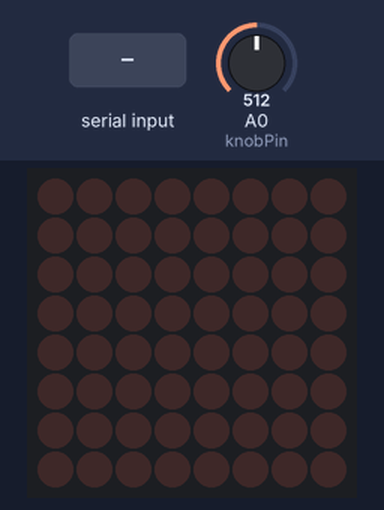
Simulated run of this sketch. Board: Arduino Uno, built with avr-gcc and run on an emulated ATmega328P. Parts: 8×8 LED matrix. Wiring (inferred from the names in the program): LED cube drawn one layer per row (orientation assumed): layers pin 6, pin 7, pin 8, pin 9, pin 2, pin 3, pin 4, pin 5; columns A2, A3, A4, A5, pin 11, pin 12, pin 10, pin 13. Inputs (shaded band) come from the test bench; at power-on: A0 (knobPin) = 512. Random numbers use the default seed unless the sketch sets one; what the sketch prints to the serial monitor is not drawn.

Above: at 1.2 s.
1.3 s: "g" received over Serial
At 1.43 s:
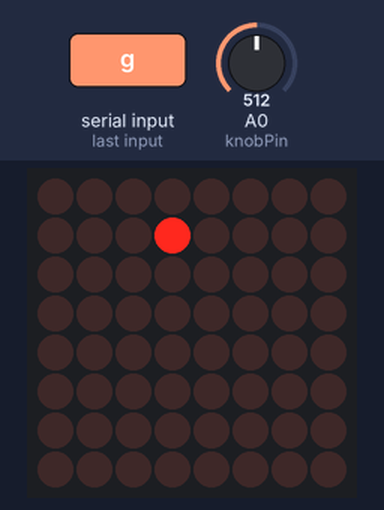
4.3 s: A0 (knobPin) set to 498
At 5.2 s:
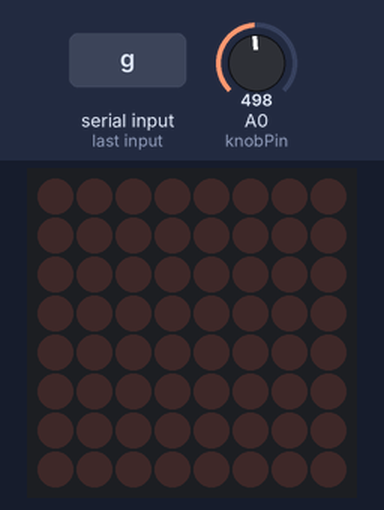
7.3 s: A0 (knobPin) set to 716
At 8.05 s:
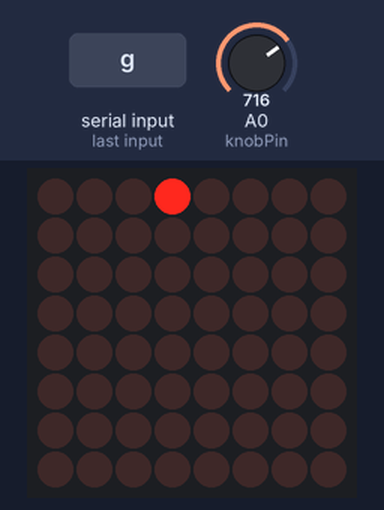
10.3 s: "s" received over Serial
At 11.4 s:
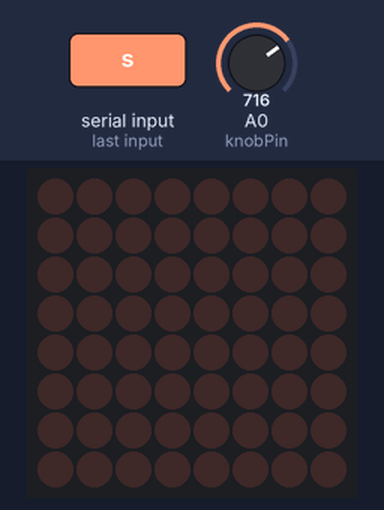
Timing chart, 0 to 13.3 s (numbered marks = the images above; inputs shaded):
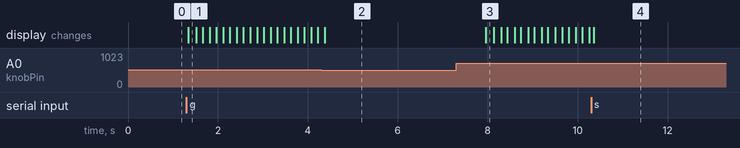

The sketch:

LEDCubePotentiometerExtension.ino
```cpp
/* LED cube potentiometer code
 *
 *
 * == Setting up the Serial Monitor ==
 * The Serial Monitor must be configured (bottom-right corner of the screen) as:
 *   - Newline (for the line ending)
 *   - Baud rate 115200
 *
 * ENGR 40M
 * July 2017
 */

// Arrays of pin numbers. Fill these in with the pins to which you connected
// your anode (+) wires and cathode (-) wires. Hint: if you order these
// intelligently, it will make your mapping getLEDState() function a lot
// simpler!
const byte ANODE_PINS[8] = {6, 7, 8, 9, 2, 3, 4, 5};
const byte CATHODE_PINS[8] = {A2, A3, A4, A5, 11, 12, 10, 13};
const byte knobPin = A0;
const long TIME_DELAY = 150;
const int MAX_RESISTOR_VALUE = 1023;

void setup()
{
  // Make all of the anode (+) wire and cathode (-) wire pins outputs
  for (byte i = 0; i < 8; i++) {
    pinMode(ANODE_PINS[i], OUTPUT);
    pinMode(CATHODE_PINS[i], OUTPUT);
  }
  // Set all LEDs to OFF state
  for (byte j = 0; j < 8; j++) {
    digitalWrite(ANODE_PINS[j], HIGH);
    digitalWrite(CATHODE_PINS[j], LOW);
  }
  pinMode(knobPin, INPUT_PULLUP);
  // Initialize serial communication
  // (to be read by Serial Monitor on your computer)
  Serial.begin(115200);
  Serial.setTimeout(100);
}

/* Function: getLEDState
 * ---------------------
 * Returns the state of the LED in a 4x4x4 pattern array, each dimension
 * representing an axis of the LED cube, that corresponds to the given anode (+)
 * wire and cathode (-) wire number.
 *
 * This function is called by display(), in order to find whether an LED for a
 * particular anode (+) wire and cathode (-) wire should be switched on.
 */
inline byte getLEDState(byte pattern[4][4][4], byte aNum, byte cNum)
{
  byte aMap = aNum % 4;
  byte cMap = cNum % 4;
  byte x;
  byte y;
  byte z;
  byte anodeZ1;
  byte anodeZ2;
  byte cathodeZ1;
  byte cathodeZ2;
  // Switch statement utilizes organization of circuitry to find x coordinate using aNum % 4
  switch (aMap) {
    case 0:
      x = 0;
    break;
    case 1:
      x = 1;
    break;
    case 2:
      x = 2;
    break;
    case 3:
      x = 3;
    break;
  }
  // Switch statement utilizes organization of circuitry to find y coordinate using cNum % 4
  switch (cMap) {
    case 0:
      y = 0;
    break;
    case 1:
      y = 1;
    break;
    case 2:
      y = 2;
    break;
    case 3:
      y = 3;
    break;
  }
  // Finds the two possible z coordinates associated with the given anode number based upon circuitry
  if (aNum == 0 || aNum == 1 || aNum == 2 || aNum == 3) {
    anodeZ1 = 1;
    anodeZ2 = 0;
  } else {
    anodeZ1 = 2;
    anodeZ2 = 3;
  }
  // Finds the two possible z coordinates associated with the given cathode number based upon the circuitry
  if (cNum == 0 || cNum == 1 || cNum == 2 || cNum == 3) {
    cathodeZ1 = 0;
    cathodeZ2 = 3;
  } else {
    cathodeZ1 = 1;
    cathodeZ2 = 2;
  }
  // Finds value of z using conditional logic
  if (cathodeZ1 == anodeZ1 || cathodeZ1 == anodeZ2) {
    z = cathodeZ1;
  } else {
    z = cathodeZ2;
  }
  return pattern[x][y][z];
}

/* Function: display
 * -----------------
 * Runs through one multiplexing cycle of the LEDs, controlling which LEDs are
 * on.
 *
 * During this function, LEDs that should be on will be turned on momentarily,
 * one row at a time. When this function returns, all the LEDs will be off
 * again, so it needs to be called continuously for LEDs to be on.
 */
void display(byte pattern[4][4][4])
{
  for (byte aNum = 0; aNum < 8; aNum++) { // iterate through anode (+) wires

    // Set up all the cathode (-) wires first
    for (byte cNum = 0; cNum < 8; cNum++) { // iterate through cathode (-) wires
      byte value = getLEDState(pattern, aNum, cNum); // look up the value
      if (value > 0) {
        digitalWrite(CATHODE_PINS[cNum], LOW);
      } else {
        digitalWrite(CATHODE_PINS[cNum], HIGH);
      }
    }

    // Activate the anode (+) wire (without condition)
    digitalWrite(ANODE_PINS[aNum], LOW);
    // Wait a short time
    delayMicroseconds(100);

    // We're now done with this row, so deactivate the anode (+) wire
    digitalWrite(ANODE_PINS[aNum], HIGH);
  }
}


/* Function: movePatternDown
 * -------------------------
 * Moves the pattern down by one. That is, ledOn[x][y][z] <- ledOn[x][y][z-1].
 * On return, the top plane (z == 3) will be a duplicate of the second plane
 * (z == 2).
 */
void movePatternDown(byte pattern[4][4][4]) {

  // Set bottom three layers equal to layer above it
  for (byte z = 3; z > 0; z--) {
    for (byte y = 3; y > 0; y--) {
      for (byte x = 3; x > 0; x--) {
        pattern[x][y][z] = pattern[x][y][z-1];
      }
    }
  }
  // Turn off top layer of LEDs

  for (byte y2 = 0; y2 < 4; y2++) {
    for (byte x2 = 0; x2 < 4; x2++) {
      pattern[x2][y2][0] = LOW;
    }
  }

}

/* Function: chooseRandomInTopPlane
 * ------------------------------
 * Replaces the top plane pattern with a number of randomly-chosen LEDs.
 */
void chooseRandomInTopPlane(byte pattern[4][4][4]) {
    // Assumes the top plane has already been cleared (all lights set off)
    // Only turns one new light
    int y = random(0,4);
    int x = random(0,4);
    int z = 0;
    // Set the value for this random (x,y) in the top plane (z=0)
    // of your pattern so that the LED will be on.
    pattern[x][y][z] = HIGH;
}

/* Function: allOff
 * ------------------------------
 * Turns off all lights in the cube.
 * (You can delete this function if you don't think you need it.)
 */
void allOff(byte pattern[4][4][4]) {
  for (int z = 0; z < 4; z++) {
    for (int y = 0; y < 4; y++) {
      for (int x = 0; x < 4; x++) {
        pattern[x][y][z] = LOW;
      }
    }
  }
}

// Turn on an entire layer of LEDs
void turnOnLayer(byte pattern[4][4][4], int z) {
  for (int x = 0; x < 4; x++) {
    for (int y = 0; y < 4; y++) {
      pattern[x][y][z] = HIGH;
    }
  }
}

// Turn off an entire layer of LEDs
void turnOffLayer(byte pattern[4][4][4], int z) {
  for (int x = 0; x < 4; x++) {
    for (int y = 0; y < 4; y++) {
      pattern[x][y][z] = LOW;
    }
  }
}


void loop() {
    static byte pattern[4][4][4];
    static long nextUpdateTime = millis();
    static byte state;
    static int knobValue = analogRead(knobPin);
    static byte currPattern;

    // Get user input to change state of the cube
    byte user_input = 0;
    if (Serial.available() > 0) {
        user_input = Serial.read();
        state = user_input;
    }

    // Read value of potentiometer and determine what state the cube should be in
    knobValue = analogRead(knobPin);
    if (knobValue > (MAX_RESISTOR_VALUE / 2)) {
      currPattern = 'r';
    } else {
      currPattern = 'z';
    }

    switch(state) {
        case 'g':
            switch(currPattern) {
              // Create Raindrop pattern if in raindrop state
              case 'r':
                if (millis() >= nextUpdateTime) {
                  Serial.println("Update Raindrops");
                  movePatternDown(pattern);
                  chooseRandomInTopPlane(pattern);
                  nextUpdateTime = millis() + TIME_DELAY;
                }
                display(pattern);
                break;
              // Create alternating layer pattern if in layer state
              case 'z':
                Serial.println("Update Layers");
                // Move layers down
                for (int i = 0; i < 4; i++) {
                  turnOnLayer(pattern, i);
                  display(pattern);
                  delay(TIME_DELAY);
                  turnOffLayer(pattern, i);
                }
                // Move layers back up
                for (int i = 2; i >= 1; i--) {
                  turnOnLayer(pattern, i);
                  display(pattern);
                  delay(TIME_DELAY);
                  turnOffLayer(pattern, i);
                }
                break;
            }
            break;
        // Pause the pattern in its current state
        case 'p':
            Serial.println("Pause");
            display(pattern);
            break;
        // Turn off all layers and end the pattern
        case 's':
            Serial.println("Stop");
            allOff(pattern);
            display(pattern);
            break;
    }

}
```

Measured:
- the behaviour switches between 512 and 511 on A0 (knobPin) (found by bisection; images 1 and 2)
- after the input at 1.3 s, the display: changes at once (image 1)
- after the input at 7.3 s, the display: changes after 0.66 s (image 3)
